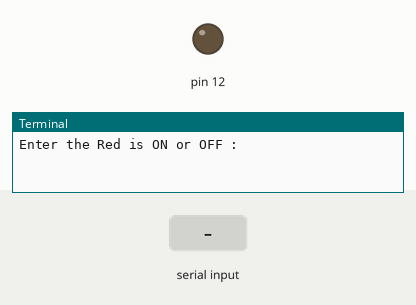
The program below on a simulated Raspberry Pi (header pin numbers). Parts: output pins drawn as LEDs (lit = HIGH), the last lines printed to the terminal. The inputs (shaded band) are chosen by the test bench.

Above: at 1.2 s.
1.3 s: "on" typed at the terminal, then Enter
2.8 s: "5" typed at the terminal, then Enter
At 3.3 s:
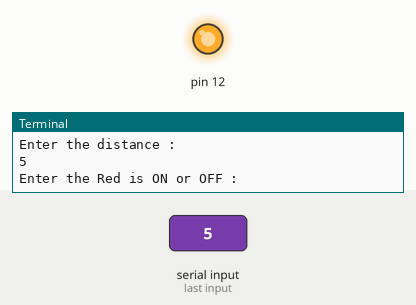
4.3 s: "90" typed at the terminal, then Enter
At 5.6 s:
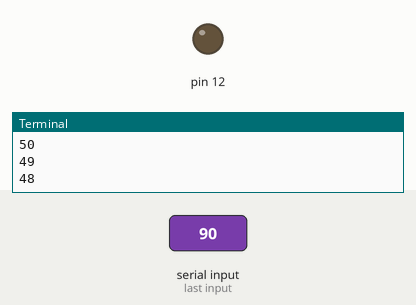
Timing chart, 0 to 7.3 s (numbered marks = the images above; inputs shaded):
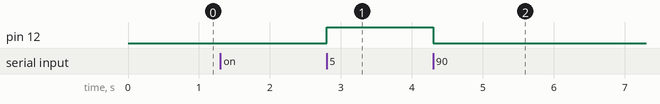

The program:

Traffic_Mgmt.py
```python
### This code is meant to be simulated using reference from the real setup that can be implemented for this mechanism ###
### Website to run the simulation :- https://create.withcode.uk/

import RPi.GPIO as GPIO
from time import sleep

GPIO.setmode(GPIO.BOARD)
GPIO.setup(12, GPIO.OUT)


### The sensor will measure upot 6m ditance as we are considering the width of the lane is 6m so if till 30m behind the traffic signal vehicless are there then only the timer will increase
def checkDist():
    # For simulation purpose we give distance values as input from user for real world application basic ultrasonic sensor code to get distance can be used
    return input("Enter the distance : ")


newTimer = 0


def printTimer(newTimer):
    for i in range(0, newTimer):
        print(newTimer)
        newTimer -= 1
        sleep(0.1)


while 1:
    defaultTimer = 30

    if input("Enter the Red is ON or OFF :") == "on":
        distance = int(checkDist())
        GPIO.output(12, GPIO.HIGH)
        if distance <= 6:
            newTimer = 60
        else:
            newTimer = defaultTimer
    else:
        GPIO.output(12, GPIO.LOW)
        printTimer(newTimer)
```

Measured:
- after the input at 2.8 s, pin 12: LOW → HIGH at once
- after the input at 4.3 s, pin 12: HIGH → LOW at once
